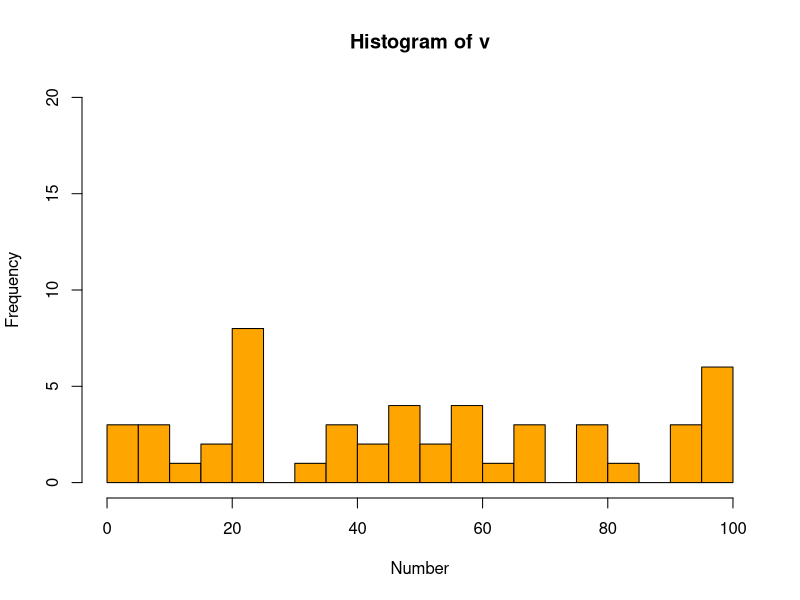

Write the R code that produced this figure.
#Avinash Singh 2011MC04
#Question 5
#Histogram
# Generate data for the graph. 
v<-sample.int(100, 50, replace = TRUE) #Sampling with replacement

# Create the histogram.  
hist(v, xlab = "Number", col = "orange", border = "black" ,xlim = c(0,100), ylim = c(0,20), breaks=20) 
